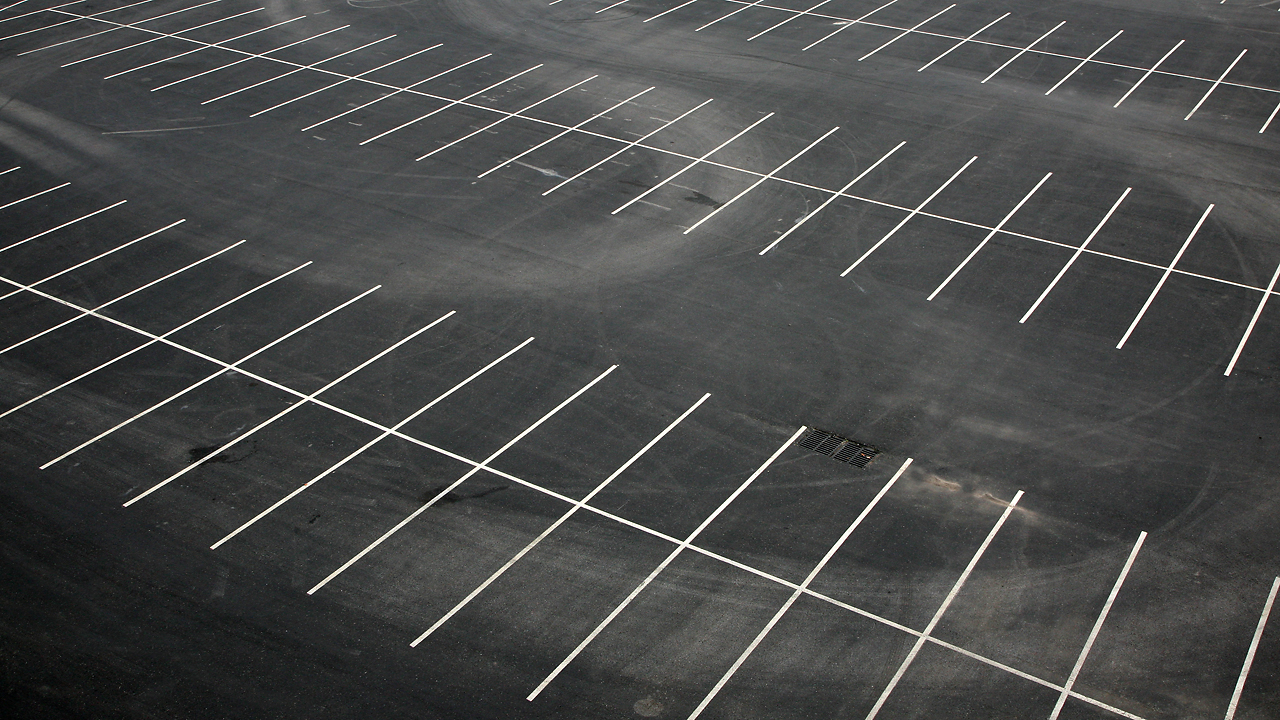
#> input picture test3.jpg, 1280 x 720 px
$ python file.py
#> lines starting #> are read from the running program, lines starting #| are printed output that depends on the picture; after the words box and inside, x2 and y2 are one past the last pixel; in counts of white or black regions, pixels touching at a corner belong together
import numpy as np
import cv2

img = cv2.imread('test3.jpg')
#> img is the input picture: shape (720, 1280, 3); mean B, G, R 73.2, 74.1, 73.1
imgray = cv2.cvtColor(img,cv2.COLOR_BGR2GRAY)
blur = cv2.bilateralFilter(imgray,9,75,75)
ret,thresh = cv2.threshold(blur,127,255,cv2.THRESH_BINARY+cv2.THRESH_OTSU)
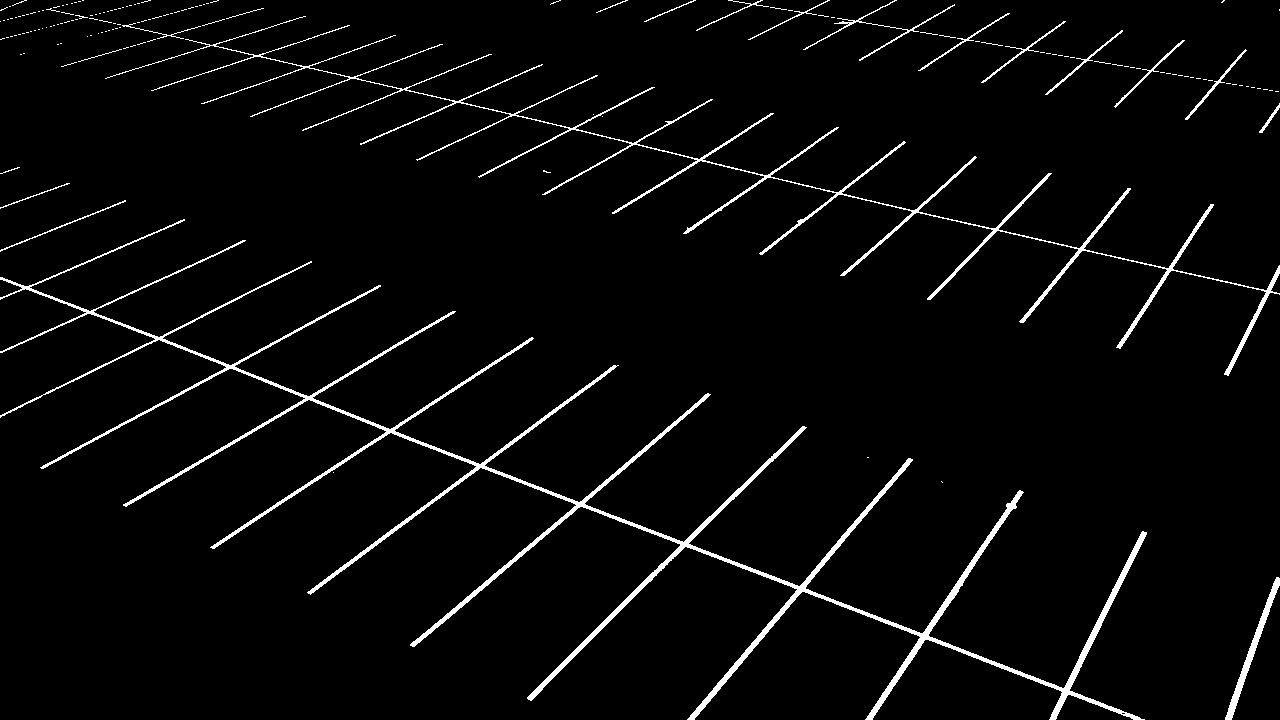
#> thresh: shape (720, 1280); 3.5% white; 160 white regions (138 under 20 px), largest, box (x1, y1, x2, y2) and area: (0, 219, 1147, 720) 18830, (105, 16, 1280, 376) 8657, (1225, 577, 1280, 720) 963
#> ret = 138
edges = cv2.Canny(thresh, 50, 150, apertureSize = 3)
#> edges: shape (720, 1280); 2.4% white in thin lines or dots

img2 = cv2.imread('test.jpg')
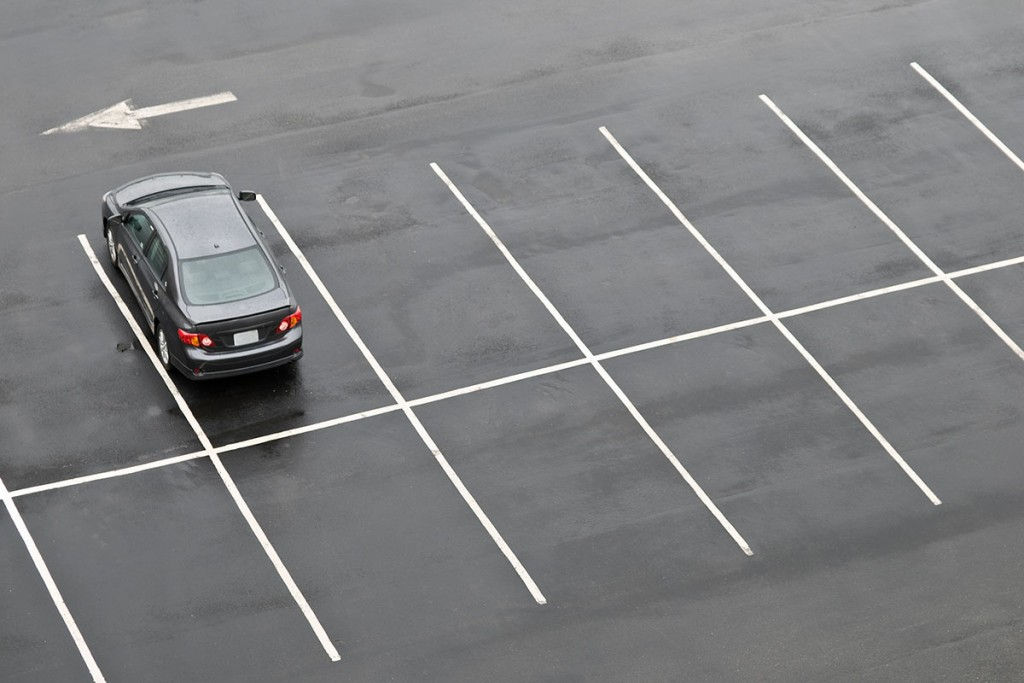
#> input picture test.jpg, 1024 x 683 px
#> img2 is the input picture: shape (683, 1024, 3); mean B, G, R 129.3, 127.9, 127.3
imgray2 = cv2.cvtColor(img2,cv2.COLOR_BGR2GRAY)
blur2 = cv2.bilateralFilter(imgray2,9,75,75)
edges2 = cv2.Canny(blur2, 300, 350, apertureSize = 3)
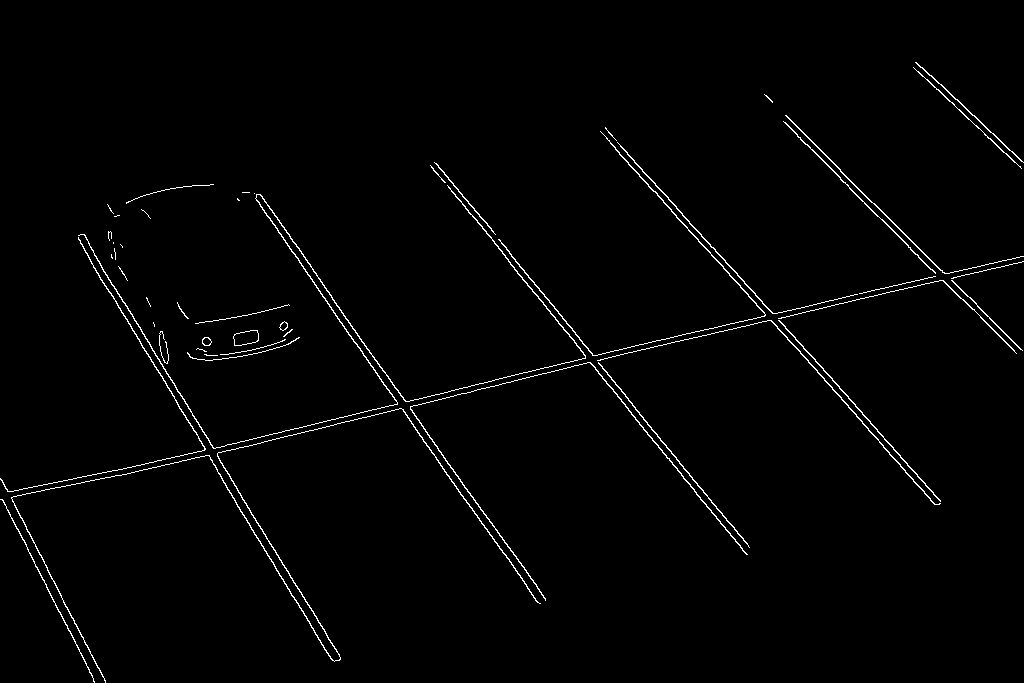
#> edges2: shape (683, 1024); 1.4% white in thin lines or dots

line_img = np.copy(img) * 0
#> line_img: shape (720, 1280, 3); every value is 0
result_img = np.copy(img) * 0
kernel = np.ones((5,5),np.uint8)


minLineLength = 100
maxLineGap = 0
lines = cv2.HoughLinesP(edges,1,np.pi/180,0,minLineLength,maxLineGap)

for line in lines:
    for x1,y1,x2,y2 in line:
        cv2.line(line_img,(x1,y1),(x2,y2),(0,255,0),1)
#> this loop made 17888 passes
#> line on passes 1 to 3: [[156, 16, 156, 16]], [[1232, 718, 1232, 716]], [[940, 216, 940, 216]]
#> line_img: shape (720, 1280, 3); mean B, G, R 0, 6, 0


img4 = line_img.copy()
dilation = cv2.dilate(line_img,kernel,iterations = 3)
dilation2 = cv2.dilate(img4,kernel,iterations = 2)
result = dilation - dilation2
edges = cv2.Canny(result, 50, 150, apertureSize = 3)
#> edges: shape (720, 1280); 4.7% white in thin lines or dots

lines = cv2.HoughLinesP(edges,1,np.pi/180,0,minLineLength,maxLineGap)
for line in lines:
    for x1,y1,x2,y2 in line:
        cv2.line(result_img,(x1,y1),(x2,y2),(0,255,0),4)
#> this loop made 33053 passes
#> line on passes 1 to 3: [[663, 3, 663, 3]], [[857, 539, 857, 538]], [[1069, 658, 1069, 657]]
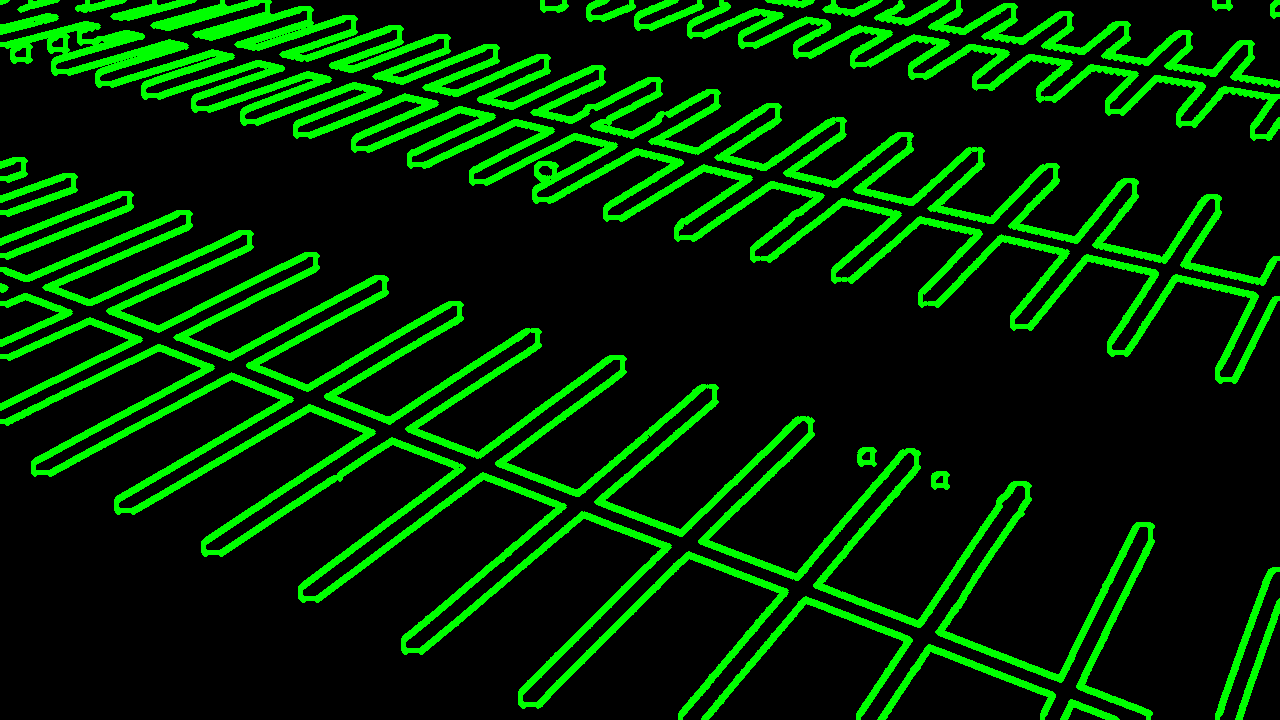
#> result_img: shape (720, 1280, 3); mean B, G, R 0, 43.3, 0

#erosion = cv2.erode(result_img,kernel,iterations = 1)
edges = cv2.Canny(result_img, 300, 350, apertureSize = 3)
#> edges: shape (720, 1280); 4.9% white in thin lines or dots
ret,thresh = cv2.threshold(edges,127,255,0)

ret2,thresh2 = cv2.threshold(edges2,127,255,0)
contours, hierarchy = cv2.findContours(thresh,cv2.RETR_TREE,cv2.CHAIN_APPROX_SIMPLE)
#> contours = 209 contours, 157 with area under 20; largest, box (x1, y1, x2, y2) and area: (0, 343, 789, 720) 898, (262, 300, 1155, 720) 839, (594, 388, 1148, 720) 560, (0, 214, 649, 497) 367, (297, 470, 661, 655) 353
contours2, hierarchy = cv2.findContours(thresh2,cv2.RETR_TREE,cv2.CHAIN_APPROX_SIMPLE)
#> contours2 = 51 contours, 28 with area under 20; largest, box (x1, y1, x2, y2) and area: (78, 185, 586, 449) 541, (11, 408, 541, 683) 461, (410, 362, 748, 601) 290, (233, 330, 259, 346) 290, (233, 330, 259, 346) 287

cnt = contours[0]
#> cnt = contour of 68 points, box (x1, y1, x2, y2) (1068, 707, 1105, 720), area 0
'''
M = cv2.moments(cnt)
print(M)
cx = int(M['m10']/M['m00'])
cy = int(M['m01']/M['m00'])
print(cx)
print(cy)

for cnt in contours:
    rect = cv2.minAreaRect(cnt)
    box = cv2.boxPoints(rect)
    box = np.int0(box)
    img = cv2.drawContours(img,[box],0,(0,255,0),2)
'''
#img = cv2.drawContours(img, contours, -1, (150,255,0), 3)
#img2 = cv2.drawContours(img2, contours2, -1, (150,255,0), 1)
img3 = cv2.addWeighted(img, 0.8, result_img, 1, 0)
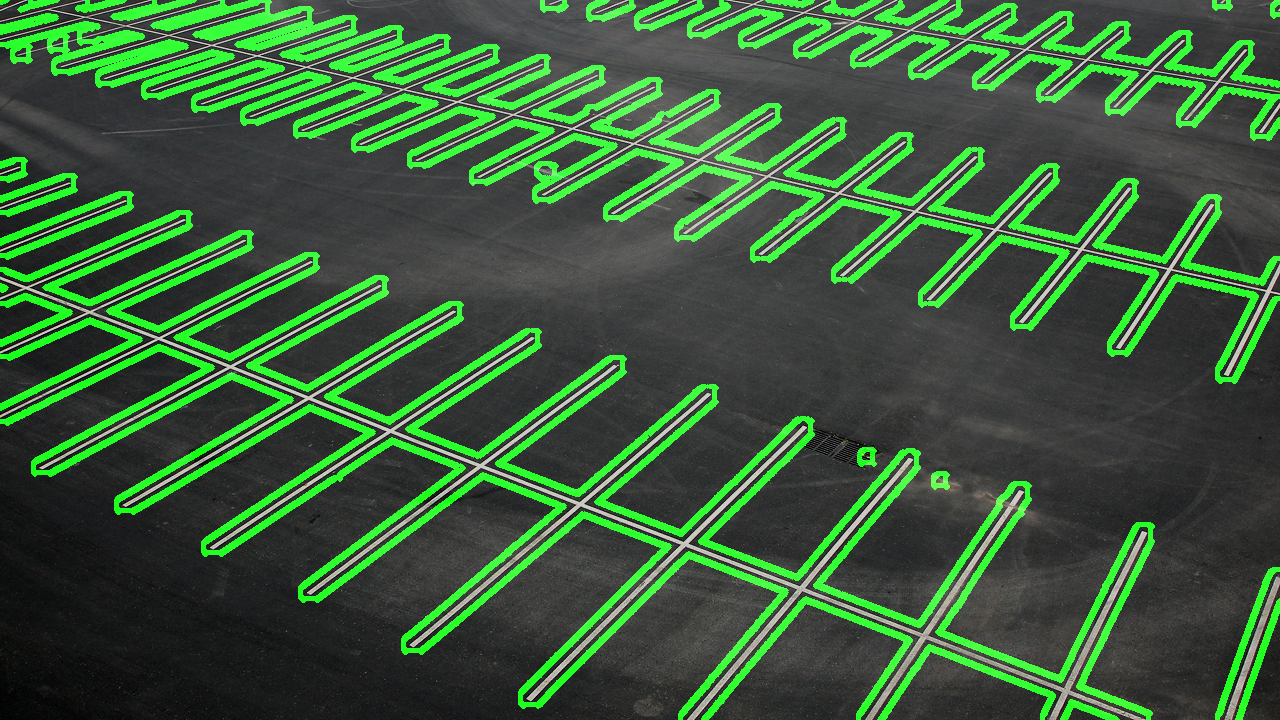
#> img3: shape (720, 1280, 3); mean B, G, R 58.6, 92.9, 58.5

cv2.imshow("window",img3)
#cv2.imshow("window2",thresh)
cv2.waitKey(0)
